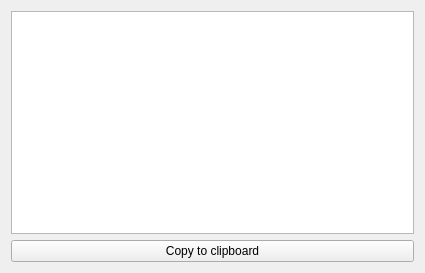
<?xml version="1.0" encoding="UTF-8"?>
<ui version="4.0">
 <class>OpenRGBHardwareIDsDialogUi</class>
 <widget class="QWidget" name="OpenRGBHardwareIDsDialogUi">
  <property name="geometry">
   <rect>
    <x>0</x>
    <y>0</y>
    <width>425</width>
    <height>273</height>
   </rect>
  </property>
  <property name="windowTitle">
   <string>Form</string>
  </property>
  <layout class="QGridLayout" name="gridLayout">
   <item row="0" column="0">
    <widget class="QListWidget" name="HardwareIdsList"/>
   </item>
   <item row="1" column="0">
    <widget class="QPushButton" name="CopyToClipboardButton">
     <property name="text">
      <string>Copy to clipboard</string>
     </property>
    </widget>
   </item>
  </layout>
 </widget>
 <resources/>
 <connections/>
</ui>
